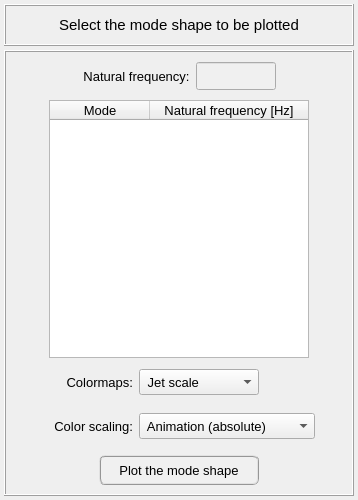
<?xml version="1.0" encoding="UTF-8"?>
<ui version="4.0">
 <class>Form</class>
 <widget class="QWidget" name="Form">
  <property name="geometry">
   <rect>
    <x>0</x>
    <y>0</y>
    <width>358</width>
    <height>500</height>
   </rect>
  </property>
  <property name="windowTitle">
   <string>Plot acoustic mode shape</string>
  </property>
  <layout class="QGridLayout" name="gridLayout_2">
   <property name="leftMargin">
    <number>4</number>
   </property>
   <property name="topMargin">
    <number>4</number>
   </property>
   <property name="rightMargin">
    <number>4</number>
   </property>
   <property name="bottomMargin">
    <number>4</number>
   </property>
   <property name="spacing">
    <number>4</number>
   </property>
   <item row="0" column="0">
    <widget class="QFrame" name="frame_title">
     <property name="minimumSize">
      <size>
       <width>0</width>
       <height>42</height>
      </size>
     </property>
     <property name="maximumSize">
      <size>
       <width>16777215</width>
       <height>42</height>
      </size>
     </property>
     <property name="frameShape">
      <enum>QFrame::Box</enum>
     </property>
     <property name="frameShadow">
      <enum>QFrame::Raised</enum>
     </property>
     <property name="lineWidth">
      <number>1</number>
     </property>
     <layout class="QGridLayout" name="gridLayout">
      <property name="leftMargin">
       <number>0</number>
      </property>
      <property name="topMargin">
       <number>0</number>
      </property>
      <property name="rightMargin">
       <number>0</number>
      </property>
      <property name="bottomMargin">
       <number>0</number>
      </property>
      <property name="spacing">
       <number>0</number>
      </property>
      <item row="0" column="0">
       <widget class="QLabel" name="label_title">
        <property name="minimumSize">
         <size>
          <width>0</width>
          <height>0</height>
         </size>
        </property>
        <property name="maximumSize">
         <size>
          <width>16777215</width>
          <height>16777215</height>
         </size>
        </property>
        <property name="font">
         <font>
          <family>MS Shell Dlg 2</family>
          <pointsize>11</pointsize>
          <weight>50</weight>
          <italic>false</italic>
          <bold>false</bold>
         </font>
        </property>
        <property name="frameShape">
         <enum>QFrame::NoFrame</enum>
        </property>
        <property name="frameShadow">
         <enum>QFrame::Raised</enum>
        </property>
        <property name="text">
         <string>Select the mode shape to be plotted</string>
        </property>
        <property name="textFormat">
         <enum>Qt::AutoText</enum>
        </property>
        <property name="alignment">
         <set>Qt::AlignCenter</set>
        </property>
       </widget>
      </item>
     </layout>
    </widget>
   </item>
   <item row="1" column="0">
    <widget class="QFrame" name="frame_frequencies">
     <property name="sizeIncrement">
      <size>
       <width>400</width>
       <height>0</height>
      </size>
     </property>
     <property name="baseSize">
      <size>
       <width>400</width>
       <height>0</height>
      </size>
     </property>
     <property name="frameShape">
      <enum>QFrame::Box</enum>
     </property>
     <property name="frameShadow">
      <enum>QFrame::Raised</enum>
     </property>
     <layout class="QGridLayout" name="gridLayout_5">
      <property name="leftMargin">
       <number>4</number>
      </property>
      <property name="topMargin">
       <number>4</number>
      </property>
      <property name="rightMargin">
       <number>4</number>
      </property>
      <property name="bottomMargin">
       <number>4</number>
      </property>
      <property name="spacing">
       <number>4</number>
      </property>
      <item row="3" column="0">
       <widget class="QFrame" name="frame">
        <property name="minimumSize">
         <size>
          <width>0</width>
          <height>40</height>
         </size>
        </property>
        <property name="maximumSize">
         <size>
          <width>16777215</width>
          <height>40</height>
         </size>
        </property>
        <property name="frameShape">
         <enum>QFrame::NoFrame</enum>
        </property>
        <property name="frameShadow">
         <enum>QFrame::Raised</enum>
        </property>
        <layout class="QGridLayout" name="gridLayout_9">
         <property name="leftMargin">
          <number>0</number>
         </property>
         <property name="topMargin">
          <number>0</number>
         </property>
         <property name="rightMargin">
          <number>0</number>
         </property>
         <property name="bottomMargin">
          <number>0</number>
         </property>
         <item row="0" column="2">
          <widget class="QFrame" name="frame_3">
           <property name="minimumSize">
            <size>
             <width>176</width>
             <height>0</height>
            </size>
           </property>
           <property name="maximumSize">
            <size>
             <width>176</width>
             <height>16777215</height>
            </size>
           </property>
           <property name="frameShape">
            <enum>QFrame::NoFrame</enum>
           </property>
           <property name="frameShadow">
            <enum>QFrame::Raised</enum>
           </property>
           <layout class="QGridLayout" name="gridLayout_7">
            <property name="leftMargin">
             <number>0</number>
            </property>
            <property name="topMargin">
             <number>0</number>
            </property>
            <property name="rightMargin">
             <number>0</number>
            </property>
            <property name="bottomMargin">
             <number>0</number>
            </property>
            <property name="spacing">
             <number>0</number>
            </property>
            <item row="0" column="0">
             <widget class="QComboBox" name="comboBox_colormaps">
              <property name="minimumSize">
               <size>
                <width>120</width>
                <height>26</height>
               </size>
              </property>
              <property name="maximumSize">
               <size>
                <width>176</width>
                <height>26</height>
               </size>
              </property>
              <property name="font">
               <font>
                <pointsize>10</pointsize>
               </font>
              </property>
              <item>
               <property name="text">
                <string> Jet scale</string>
               </property>
              </item>
              <item>
               <property name="text">
                <string> Virids scale</string>
               </property>
              </item>
              <item>
               <property name="text">
                <string> Inferno scale</string>
               </property>
              </item>
              <item>
               <property name="text">
                <string> Magma scale</string>
               </property>
              </item>
              <item>
               <property name="text">
                <string> Plasma scale</string>
               </property>
              </item>
              <item>
               <property name="text">
                <string> Grayscale</string>
               </property>
              </item>
             </widget>
            </item>
            <item row="0" column="1">
             <spacer name="horizontalSpacer_5">
              <property name="orientation">
               <enum>Qt::Horizontal</enum>
              </property>
              <property name="sizeHint" stdset="0">
               <size>
                <width>40</width>
                <height>20</height>
               </size>
              </property>
             </spacer>
            </item>
           </layout>
          </widget>
         </item>
         <item row="0" column="3">
          <spacer name="horizontalSpacer">
           <property name="orientation">
            <enum>Qt::Horizontal</enum>
           </property>
           <property name="sizeHint" stdset="0">
            <size>
             <width>40</width>
             <height>20</height>
            </size>
           </property>
          </spacer>
         </item>
         <item row="0" column="1">
          <widget class="QLabel" name="label_2">
           <property name="minimumSize">
            <size>
             <width>90</width>
             <height>26</height>
            </size>
           </property>
           <property name="maximumSize">
            <size>
             <width>90</width>
             <height>26</height>
            </size>
           </property>
           <property name="font">
            <font>
             <pointsize>10</pointsize>
            </font>
           </property>
           <property name="text">
            <string>Colormaps:</string>
           </property>
           <property name="alignment">
            <set>Qt::AlignRight|Qt::AlignTrailing|Qt::AlignVCenter</set>
           </property>
          </widget>
         </item>
         <item row="0" column="0">
          <spacer name="horizontalSpacer_2">
           <property name="orientation">
            <enum>Qt::Horizontal</enum>
           </property>
           <property name="sizeHint" stdset="0">
            <size>
             <width>40</width>
             <height>20</height>
            </size>
           </property>
          </spacer>
         </item>
        </layout>
       </widget>
      </item>
      <item row="0" column="0">
       <widget class="QFrame" name="frame_selector">
        <property name="minimumSize">
         <size>
          <width>0</width>
          <height>40</height>
         </size>
        </property>
        <property name="maximumSize">
         <size>
          <width>16777215</width>
          <height>40</height>
         </size>
        </property>
        <property name="frameShape">
         <enum>QFrame::NoFrame</enum>
        </property>
        <property name="frameShadow">
         <enum>QFrame::Raised</enum>
        </property>
        <layout class="QGridLayout" name="gridLayout_4">
         <property name="leftMargin">
          <number>0</number>
         </property>
         <property name="topMargin">
          <number>0</number>
         </property>
         <property name="rightMargin">
          <number>0</number>
         </property>
         <property name="bottomMargin">
          <number>0</number>
         </property>
         <property name="horizontalSpacing">
          <number>6</number>
         </property>
         <property name="verticalSpacing">
          <number>0</number>
         </property>
         <item row="0" column="1">
          <widget class="QLabel" name="label_4">
           <property name="minimumSize">
            <size>
             <width>0</width>
             <height>28</height>
            </size>
           </property>
           <property name="maximumSize">
            <size>
             <width>16777215</width>
             <height>28</height>
            </size>
           </property>
           <property name="font">
            <font>
             <family>MS Shell Dlg 2</family>
             <pointsize>10</pointsize>
             <weight>50</weight>
             <bold>false</bold>
            </font>
           </property>
           <property name="text">
            <string>Natural frequency:</string>
           </property>
           <property name="alignment">
            <set>Qt::AlignCenter</set>
           </property>
          </widget>
         </item>
         <item row="0" column="2">
          <widget class="QLineEdit" name="lineEdit_natural_frequency">
           <property name="enabled">
            <bool>false</bool>
           </property>
           <property name="minimumSize">
            <size>
             <width>80</width>
             <height>28</height>
            </size>
           </property>
           <property name="maximumSize">
            <size>
             <width>80</width>
             <height>28</height>
            </size>
           </property>
           <property name="font">
            <font>
             <family>MS Shell Dlg 2</family>
             <pointsize>10</pointsize>
             <weight>50</weight>
             <italic>false</italic>
             <bold>false</bold>
            </font>
           </property>
           <property name="styleSheet">
            <string notr="true">QLineEdit{color: rgb(0, 0, 0); background-color: rgb(250, 250, 250)}
QLineEdit:disabled{color: rgb(100, 100, 100); background-color: rgb(240, 240, 240)}</string>
           </property>
           <property name="alignment">
            <set>Qt::AlignCenter</set>
           </property>
          </widget>
         </item>
         <item row="0" column="0">
          <spacer name="horizontalSpacer_3">
           <property name="orientation">
            <enum>Qt::Horizontal</enum>
           </property>
           <property name="sizeHint" stdset="0">
            <size>
             <width>40</width>
             <height>20</height>
            </size>
           </property>
          </spacer>
         </item>
         <item row="0" column="3">
          <spacer name="horizontalSpacer_4">
           <property name="orientation">
            <enum>Qt::Horizontal</enum>
           </property>
           <property name="sizeHint" stdset="0">
            <size>
             <width>40</width>
             <height>20</height>
            </size>
           </property>
          </spacer>
         </item>
        </layout>
       </widget>
      </item>
      <item row="1" column="0">
       <widget class="QFrame" name="frame_treeWidget">
        <property name="maximumSize">
         <size>
          <width>16777215</width>
          <height>16777215</height>
         </size>
        </property>
        <property name="frameShape">
         <enum>QFrame::NoFrame</enum>
        </property>
        <property name="frameShadow">
         <enum>QFrame::Raised</enum>
        </property>
        <layout class="QGridLayout" name="gridLayout_3">
         <property name="leftMargin">
          <number>0</number>
         </property>
         <property name="topMargin">
          <number>0</number>
         </property>
         <property name="rightMargin">
          <number>0</number>
         </property>
         <property name="bottomMargin">
          <number>0</number>
         </property>
         <property name="spacing">
          <number>0</number>
         </property>
         <item row="0" column="0">
          <widget class="QTreeWidget" name="treeWidget_frequencies">
           <property name="minimumSize">
            <size>
             <width>260</width>
             <height>0</height>
            </size>
           </property>
           <property name="maximumSize">
            <size>
             <width>260</width>
             <height>600</height>
            </size>
           </property>
           <property name="font">
            <font>
             <family>MS Shell Dlg 2</family>
             <pointsize>10</pointsize>
             <weight>50</weight>
             <italic>false</italic>
             <bold>false</bold>
            </font>
           </property>
           <property name="toolTip">
            <string>&lt;html&gt;&lt;head/&gt;&lt;body&gt;&lt;p&gt;Select the mode shape to be plotted&lt;/p&gt;&lt;/body&gt;&lt;/html&gt;</string>
           </property>
           <property name="alternatingRowColors">
            <bool>true</bool>
           </property>
           <property name="indentation">
            <number>0</number>
           </property>
           <column>
            <property name="text">
             <string>Mode</string>
            </property>
            <property name="font">
             <font>
              <family>MS Shell Dlg 2</family>
              <pointsize>10</pointsize>
              <weight>50</weight>
              <italic>false</italic>
              <bold>false</bold>
             </font>
            </property>
            <property name="textAlignment">
             <set>AlignCenter</set>
            </property>
           </column>
           <column>
            <property name="text">
             <string notr="true">Natural frequency [Hz]</string>
            </property>
            <property name="font">
             <font>
              <family>MS Shell Dlg 2</family>
              <pointsize>10</pointsize>
              <weight>50</weight>
              <italic>false</italic>
              <bold>false</bold>
             </font>
            </property>
            <property name="textAlignment">
             <set>AlignCenter</set>
            </property>
           </column>
          </widget>
         </item>
        </layout>
       </widget>
      </item>
      <item row="5" column="0">
       <widget class="QFrame" name="frame_button">
        <property name="minimumSize">
         <size>
          <width>0</width>
          <height>40</height>
         </size>
        </property>
        <property name="maximumSize">
         <size>
          <width>16777215</width>
          <height>40</height>
         </size>
        </property>
        <property name="frameShape">
         <enum>QFrame::NoFrame</enum>
        </property>
        <property name="frameShadow">
         <enum>QFrame::Raised</enum>
        </property>
        <layout class="QGridLayout" name="gridLayout_6">
         <property name="leftMargin">
          <number>0</number>
         </property>
         <property name="topMargin">
          <number>0</number>
         </property>
         <property name="rightMargin">
          <number>0</number>
         </property>
         <property name="bottomMargin">
          <number>0</number>
         </property>
         <property name="spacing">
          <number>0</number>
         </property>
         <item row="1" column="0">
          <widget class="QPushButton" name="pushButton_plot">
           <property name="minimumSize">
            <size>
             <width>160</width>
             <height>30</height>
            </size>
           </property>
           <property name="maximumSize">
            <size>
             <width>160</width>
             <height>30</height>
            </size>
           </property>
           <property name="font">
            <font>
             <family>MS Shell Dlg 2</family>
             <pointsize>10</pointsize>
             <weight>50</weight>
             <italic>false</italic>
             <bold>false</bold>
            </font>
           </property>
           <property name="styleSheet">
            <string notr="true">QPushButton{border-radius: 6px; border-color: rgb(150, 150, 150); border-style: ridge; border-width: 2px; color: rgb(0, 0, 0); background-color: rgb(240, 240, 240)}
QPushButton:hover{border-radius: 6px; border-color: rgb(0, 170, 255); border-style: ridge; border-width: 2px; color: rgb(0, 0, 0); background-color: rgba(174, 213, 255, 100)}
QPushButton:pressed{border-radius: 6px; border-color: rgb(0, 170, 255); border-style: ridge; border-width: 2px; color: rgb(0, 0, 0); background-color: rgb(174, 213, 255)}
QPushButton:disabled{border-radius: 6px; border-color: rgb(150, 150, 150); border-style: ridge; border-width: 0px; color: rgb(150,150, 150); background-color: rgb(220, 220, 220)}</string>
           </property>
           <property name="text">
            <string>Plot the mode shape</string>
           </property>
          </widget>
         </item>
        </layout>
       </widget>
      </item>
      <item row="4" column="0">
       <widget class="QFrame" name="frame_2">
        <property name="minimumSize">
         <size>
          <width>0</width>
          <height>40</height>
         </size>
        </property>
        <property name="maximumSize">
         <size>
          <width>16777215</width>
          <height>40</height>
         </size>
        </property>
        <property name="frameShape">
         <enum>QFrame::NoFrame</enum>
        </property>
        <property name="frameShadow">
         <enum>QFrame::Raised</enum>
        </property>
        <layout class="QGridLayout" name="gridLayout_13">
         <property name="leftMargin">
          <number>0</number>
         </property>
         <property name="topMargin">
          <number>0</number>
         </property>
         <property name="rightMargin">
          <number>0</number>
         </property>
         <property name="bottomMargin">
          <number>0</number>
         </property>
         <item row="0" column="1">
          <widget class="QLabel" name="label_7">
           <property name="minimumSize">
            <size>
             <width>90</width>
             <height>26</height>
            </size>
           </property>
           <property name="maximumSize">
            <size>
             <width>90</width>
             <height>26</height>
            </size>
           </property>
           <property name="font">
            <font>
             <pointsize>10</pointsize>
            </font>
           </property>
           <property name="text">
            <string>Color scaling:</string>
           </property>
           <property name="alignment">
            <set>Qt::AlignRight|Qt::AlignTrailing|Qt::AlignVCenter</set>
           </property>
          </widget>
         </item>
         <item row="0" column="3">
          <spacer name="horizontalSpacer_11">
           <property name="orientation">
            <enum>Qt::Horizontal</enum>
           </property>
           <property name="sizeHint" stdset="0">
            <size>
             <width>40</width>
             <height>20</height>
            </size>
           </property>
          </spacer>
         </item>
         <item row="0" column="0">
          <spacer name="horizontalSpacer_12">
           <property name="orientation">
            <enum>Qt::Horizontal</enum>
           </property>
           <property name="sizeHint" stdset="0">
            <size>
             <width>40</width>
             <height>20</height>
            </size>
           </property>
          </spacer>
         </item>
         <item row="0" column="2">
          <widget class="QComboBox" name="comboBox_color_scale">
           <property name="minimumSize">
            <size>
             <width>176</width>
             <height>26</height>
            </size>
           </property>
           <property name="maximumSize">
            <size>
             <width>176</width>
             <height>26</height>
            </size>
           </property>
           <property name="font">
            <font>
             <pointsize>10</pointsize>
            </font>
           </property>
           <item>
            <property name="text">
             <string> Animation (absolute)</string>
            </property>
           </item>
           <item>
            <property name="text">
             <string> Animation (non absolute)</string>
            </property>
           </item>
           <item>
            <property name="text">
             <string> Absolute values</string>
            </property>
           </item>
           <item>
            <property name="text">
             <string> Real values</string>
            </property>
           </item>
           <item>
            <property name="text">
             <string> Imaginary values</string>
            </property>
           </item>
          </widget>
         </item>
        </layout>
       </widget>
      </item>
     </layout>
    </widget>
   </item>
  </layout>
 </widget>
 <resources/>
 <connections/>
</ui>
